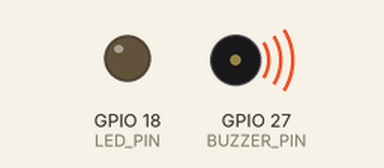
Simulated run of this program. Board: ESP32. Shown: output pins drawn as LEDs (lit = HIGH), buzzer (waves = sounding).

Above: at 0.1 s.
At 5.5 s:
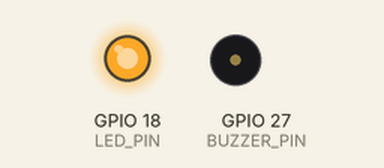
At 9.11 s:
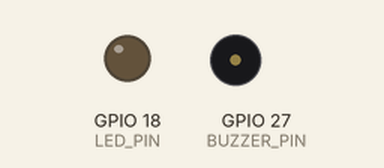
At 39.15 s:
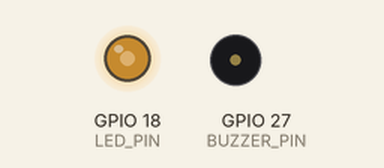
Timing chart, 0 to 40.0 s (numbered marks = the images above):
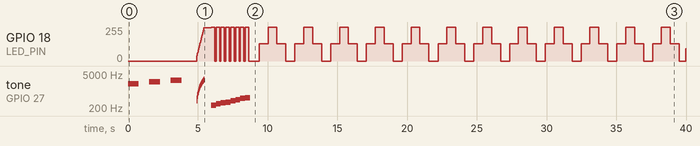

The program:

main.cpp
```cpp
//================= PWM Example – LED Brightness Fade======================

// #include <Arduino.h>
// #define LED_PIN 18
// #define PWM_CH 0
// #define FREQ 5000
// #define RES 8
// void setup() {
//   ledcSetup(PWM_CH, FREQ, RES);
//   ledcAttachPin(LED_PIN, PWM_CH);
// }
// void loop() {
//   for (int d=0; d<=255; d++) {
// ledcWrite(PWM_CH, d); delay(10); }
//   for (int d=255; d>=0; d--) {
// ledcWrite(PWM_CH, d);delay(10);}
// }


//======================== Buzzzer_Pin ====================================


// #include <Arduino.h>

// #define BUZZER_PIN  27     // GPIO connected to buzzer
// #define PWM_CH      0      // PWM channel (0–15)
// #define FREQ        2000   // Default frequency (Hz)
// #define RESOLUTION  10     // 10-bit resolution (0–1023)

// void setup() {
//   // Setup PWM channel
//   ledcSetup(PWM_CH, FREQ, RESOLUTION);
//   ledcAttachPin(BUZZER_PIN, PWM_CH);

//   // --- 1. Simple beep pattern ---
//   for (int i = 0; i < 3; i++) {
//     ledcWriteTone(PWM_CH, 2000 + i * 400); // change tone
//     delay(150);
//     ledcWrite(PWM_CH, 0);                  // stop tone
//     delay(150);
//   }

//   // --- 2. Frequency sweep (400Hz → 3kHz) ---
//   for (int f = 400; f <= 3000; f += 100) {
//     ledcWriteTone(PWM_CH, f);
//     delay(20);
//   }
//   ledcWrite(PWM_CH, 0);
//   delay(500);

//   // --- 3. Short melody ---
//   int melody[] = {262, 294, 330, 349, 392, 440, 494, 523};
//   for (int i = 0; i < 8; i++) {
//     ledcWriteTone(PWM_CH, melody[i]);
//     delay(250);
//   }
//   ledcWrite(PWM_CH, 0); // stop buzzer
// }

// void loop() {
//   // Nothing here
// }


//============================= Both Led and Buzzer ===================================


#include <Arduino.h>

// --- Buzzer setup ---
#define BUZZER_PIN 27
#define BUZZER_CH  0
#define BUZZER_FREQ 2000
#define BUZZER_RES 10

// --- LED setup ---
#define LED_PIN 18
#define LED_CH  1
#define LED_FREQ 5000
#define LED_RES 8

void setup() {
  // --- Setup for buzzer ---
  ledcSetup(BUZZER_CH, BUZZER_FREQ, BUZZER_RES);
  ledcAttachPin(BUZZER_PIN, BUZZER_CH);

  // --- Setup for LED ---
  ledcSetup(LED_CH, LED_FREQ, LED_RES);
  ledcAttachPin(LED_PIN, LED_CH);

  // --- 1. Simple beep pattern with LED fade ---
  for (int i = 0; i < 3; i++) {
    ledcWriteTone(BUZZER_CH, 2000 + i * 400);
    for (int d = 0; d <= 255; d++) {
      ledcWrite(LED_CH, d);
      delay(3);
    }
    ledcWrite(BUZZER_CH, 0);
    for (int d = 255; d >= 0; d--) {
      ledcWrite(LED_CH, d);
      delay(3);
    }
  }

  delay(300);

  // --- 2. Frequency sweep (400Hz → 3kHz) with LED breathing ---
  for (int f = 400; f <= 3000; f += 100) {
    ledcWriteTone(BUZZER_CH, f);
    ledcWrite(LED_CH, (f / 12) % 256); // vary LED brightness with frequency
    delay(20);
  }
  ledcWrite(BUZZER_CH, 0);
  delay(500);

  // --- 3. Short melody with LED blinking ---
  int melody[] = {262, 294, 330, 349, 392, 440, 494, 523};
  for (int i = 0; i < 8; i++) {
    ledcWriteTone(BUZZER_CH, melody[i]);
    ledcWrite(LED_CH, 255);
    delay(250);
    ledcWrite(LED_CH, 0);
    delay(100);
  }

  ledcWrite(BUZZER_CH, 0); // stop buzzer
  ledcWrite(LED_CH, 0);    // turn off LED
}

void loop() {
  // Optional continuous LED fade effect after buzzer finishes
  for (int d = 0; d <= 255; d++) {
    ledcWrite(LED_CH, d);
    delay(5);
  }
  for (int d = 255; d >= 0; d--) {
    ledcWrite(LED_CH, d);
    delay(5);
  }
}
```
